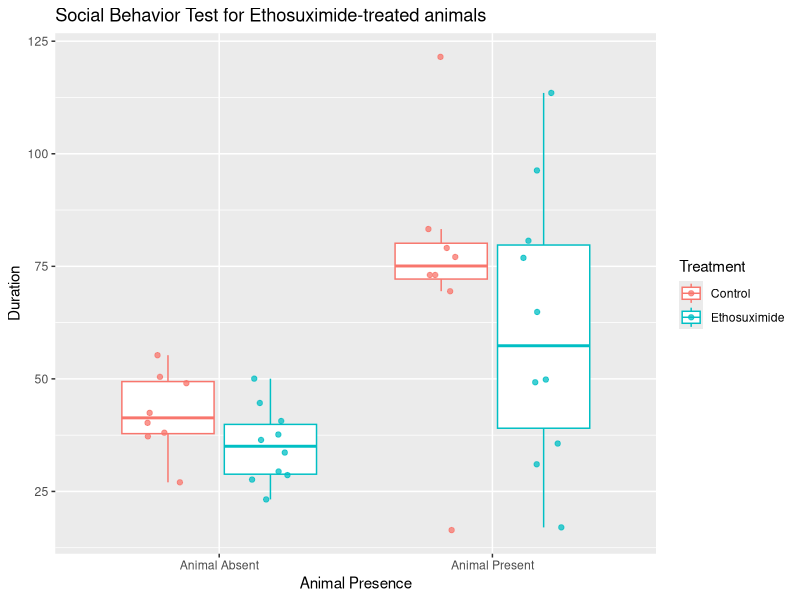
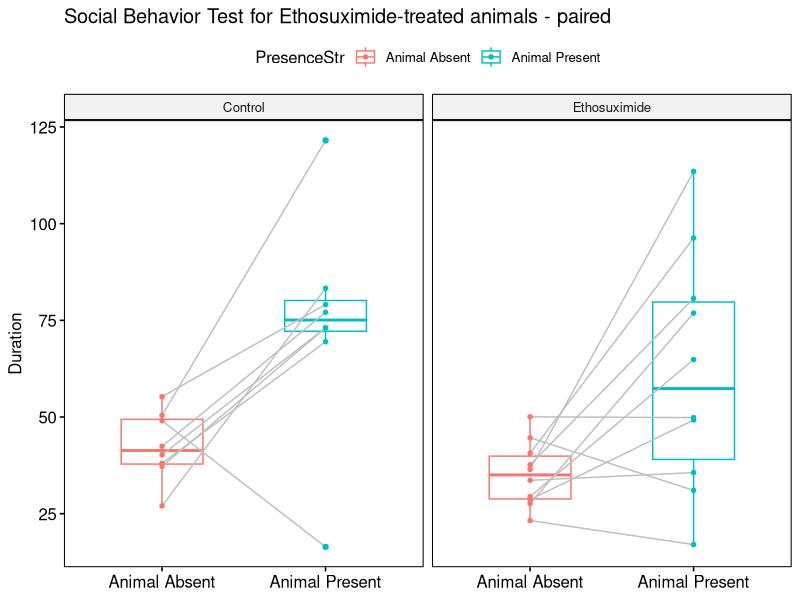
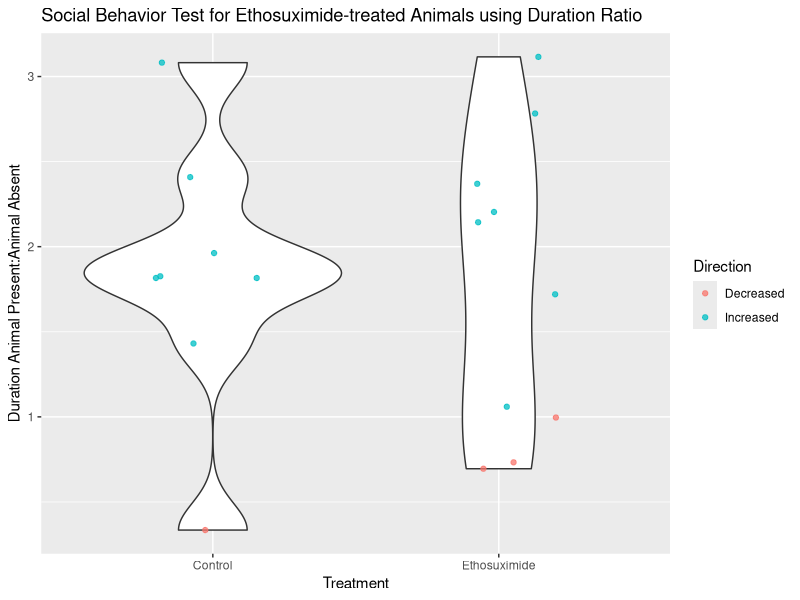
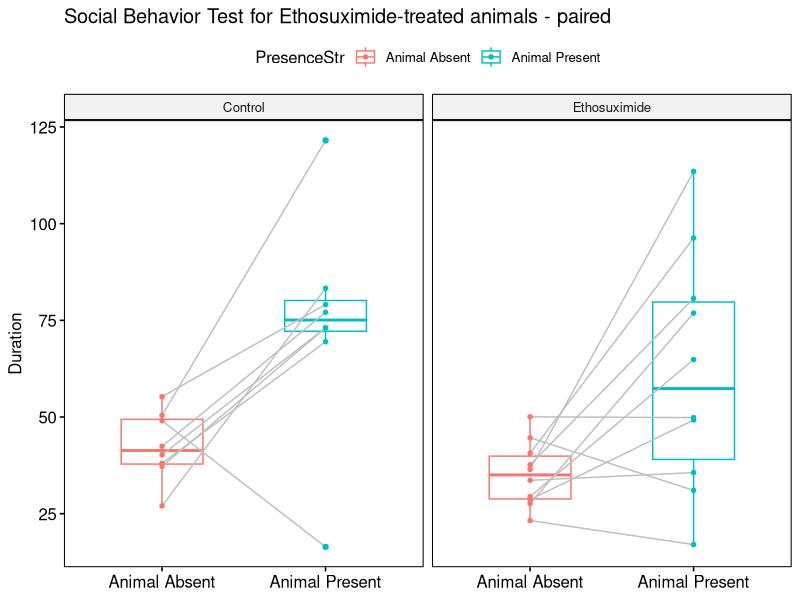
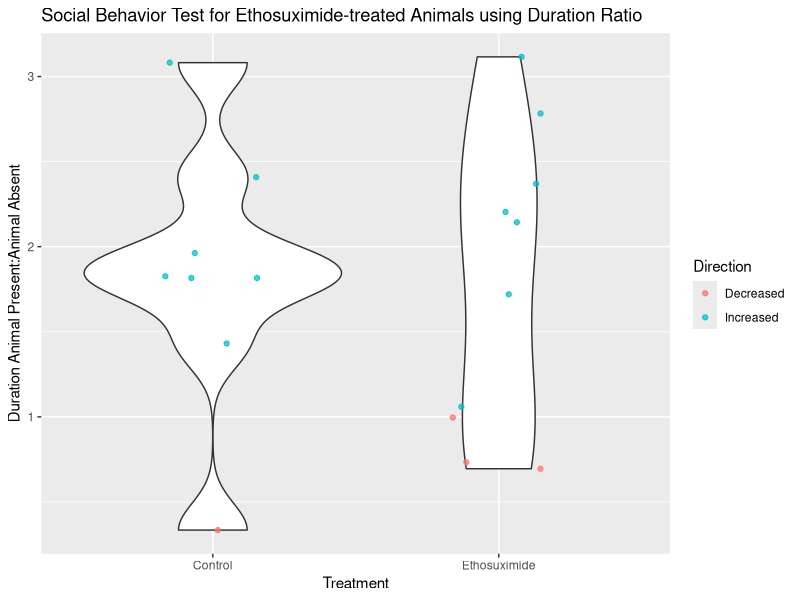

Here is the R script that generated these plots, in order:
## ---- chunk 1
# Print all code
knitr::opts_chunk$set(echo = TRUE)


# Define parameters
header <- c("Trial", "Sex", "Treatment", "Tag", 
            "Animal Presence", "Distance moved:Center-point",
            "In zone:object 1 boundary zone/Nose-point:Duration", 
            "In zone_1:object 1 boundary zone/Nose-point:Frequency", 
            "In zone_2:object 1 boundary zone/Nose-point:Latency to first",
            "In zone_3:object 1 boundary zone/Center-point:Duration", 
            "In zone_4:object 1 boundary zone/Center-point:Frequency", 
            "In zone_5:object 1 boundary zone/Center-point:Latency to first",
            "Velocity/Center-point:Mean")
## ---- chunk 2
# tidyverse includes the packages readr, dplyr, ggPlot ... etc.
library(tidyverse)

# ggbeeswarm includes geom_beeswarm()
library(ggbeeswarm)

# broom includes tidy()
library(broom)

# ggplots
library(ggplot2)

# ggpubr for paired ggplots
library(ggpubr)

## ---- chunk 3
# Import social data
socialRaw <- read_csv("Analysis Output-AV Social Duration.csv", skip = 4, 
                            col_names = header)
# Look at social data
socialRaw

## ---- chunk 4
# Import injections data
socialInjectionsDataRaw <- read_csv("Social Injections Data.csv", n_max = 20)

# Take a look at the social injections data
socialInjectionsDataRaw
## ---- chunk 5
# Create a dictionary for Treatment
treatmentTypeTable <- read_csv("Treatment Dictionary.csv")

# Display the table
treatmentTypeTable
## ---- chunk 6
# Create a dictionary for Animal Presence
animalPresenceTypeTable <- read_csv("Animal Presence Dictionary.csv")

# Display the table
animalPresenceTypeTable
## ---- chunk 7
# Rearrange the data
socialExpanded <- 
    socialRaw %>% 
    full_join(treatmentTypeTable, by = "Treatment")  %>%
    full_join(animalPresenceTypeTable, by = "Animal Presence")  %>%
    mutate(DurationNosePoint = `In zone:object 1 boundary zone/Nose-point:Duration`) %>%
    mutate(DurationCenterPoint = `In zone_3:object 1 boundary zone/Center-point:Duration`) %>%
    mutate(TreatmentStr = factor(TreatmentStr)) %>%
    mutate(PresenceStr = factor(PresenceStr)) %>%
    mutate(AnimalIsPresent = `Animal Presence`) %>%
    mutate(AnimalIsNotPresent = 1 - `Animal Presence`) %>%
    mutate(TrialType = factor(`Animal Presence`))  %>%
    mutate(TrialTypeTreatment = interaction(TreatmentStr, TrialType, sep = "-"))
  

# Take a glimpse of all the variables in the data 
glimpse(socialExpanded)
## ---- chunk 8
# Select all but the 26th row
socialFiltered <- 
     socialExpanded %>% filter(Trial != 25, Trial != 26)


# Take a look at the data with rows filter
socialFiltered

## ---- chunk 9
# Compute a duration ratio
socialSummarized <- 
    socialFiltered %>% 
    group_by(Tag, TreatmentStr) %>% 
    summarise(DurationRatio = sum(DurationNosePoint * AnimalIsPresent) / 
                sum(DurationNosePoint * AnimalIsNotPresent)) %>% 
    mutate(Direction = if (DurationRatio > 1) "Increased" else "Decreased")

# Take a look at the duration ratio data
socialSummarized

## ---- chunk 10
# Select variables that will be analyzed
socialData <- 
    socialFiltered %>% 
    select(Trial, TrialType, Treatment = TreatmentStr, `Animal Presence`, PresenceStr, Sex, 
           DurationNosePoint, DurationCenterPoint, Tag, TrialTypeTreatment)

# Take a look at the data with columns filtered
socialData

## ---- chunk 11
# Compare two paired samples. Use ggpaired() [ggpubr] to create the paired box plot.
# ggpaired(socialData, x = "PresenceStr", y = "DurationNosePoint",
#          color = "Treatment", line.color = "gray", line.size = 0.4,
#          palette = "jco")+
#   stat_compare_means(paired = TRUE)
# 
# ```
# ``` {r, message = FALSE}
# p <- ggpaired(socialData, x = "PresenceStr", y = "DurationNosePoint",
#           color = "PresenceStr", palette = "jco", 
#           line.color = "gray", line.size = 0.4,
#           facet.by = "Treatment", short.panel.labs = FALSE)
# ```

durationPlot <-
    ggplot(socialData, aes(PresenceStr, DurationNosePoint, color = Treatment)) +
    labs(x = "Animal Presence", y = "Duration",
         title = "Social Behavior Test for Ethosuximide-treated animals")

durationPlot + geom_boxplot(outlier.alpha = 0) +
    geom_point(alpha = 0.75, position = position_jitterdodge(jitter.width = 0.3))

# p <- ggplot(socialData, aes(PresenceStr, DurationNosePoint )) +
#   geom_boxplot(aes(color = Treatment)) +
#   scale_color_manual(values = c("#00AFBB", "#E7B800"))
# #p + stat_compare_means(method = "t.test")
# p
## ---- chunk 12
#Pair the data to visualize the change between animal absent or present
ggpaired(socialData, x = "PresenceStr", y = "DurationNosePoint", id = "Tag",
  color = "PresenceStr", fill = "white", palette = "rainbow(6)", width = 0.5,
  point.size = 1.2, line.size = 0.5, line.color = "gray", title = "Social Behavior Test for Ethosuximide-treated animals - paired",
  xlab = FALSE, ylab = "Duration", facet.by = "Treatment")

ggsave("social_durationNosePoint_pairedboxplot.png")
## ---- chunk 13
#Pair the data to visualize the change with duration ratio and treatment
durationRatioPlot <-
    ggplot(socialSummarized, aes(TreatmentStr, DurationRatio)) +
           labs(x = "Treatment", y = "Duration Animal Present:Animal Absent",
           title = "Social Behavior Test for Ethosuximide-treated Animals using Duration Ratio")

durationRatioPlot + geom_violin() +
    geom_jitter(aes(color = Direction), alpha = 0.75, width = 0.2)

ggsave("social_durationratio_jitter and violin.png")
## ---- chunk 14
# Test the entire data set for normality
shapiro.test(socialData$DurationNosePoint)

# Test each data set for normality
tapply(socialData$DurationNosePoint, socialData$Treatment, shapiro.test)
## ---- chunk 15
# Apply the Wilcoxon rank-sum test (Mann-Whitney U test)
wTestResult <-
    wilcox.test(DurationNosePoint ~ Treatment, data = socialData)
wTestResult
## ---- chunk 16
var.test(DurationRatio ~ TreatmentStr, socialSummarized,
         alternative = "two.sided")

## ---- chunk 17
# Test the entire data set for normality
shapiro.test(socialSummarized$DurationRatio)

# Test each data set for normality
tapply(socialSummarized$DurationRatio, socialSummarized$TreatmentStr, shapiro.test)
## ---- chunk 18
# Apply the Welch Two Sample t-test
tTestResult <-
    t.test(DurationRatio ~ TreatmentStr, data = socialSummarized)
tTestResult

## ---- chunk 19
#Old Code
# Select duration of animal presence or absence
# animalPresent <-
#       socialData$DurationNosePoint~PresenceStr
# 
# collist <- c("PresenceStr")
# sel <-apply(socialData[,collist],1,function(row) "Animal Present" %in% row)
# 
# filteredPresent <- socialData[sel,]
# filteredPresent
# 
# # animalPresent <- socialData %>% pull(DurationNosePoint.filteredPresent)
# # %>% filter(DurationNosePoint, PresenceStr == "Animal Present")
# 
# 
# # Take a look at the data with rows filter
# animalPresent
# 
# # Select duration of animalabsence
# animalAbsent <- 
#      socialData %>% select(DurationNosePoint, "Animal Presence" = 0)
# 
# # Take a look at the data with rows filter
# animalAbsent
# 
# socialData %>%
#     mutate(DurationPresenceRatio = animalAbsent / animalPresent)
# 
# animalAbsent/animalPresent
